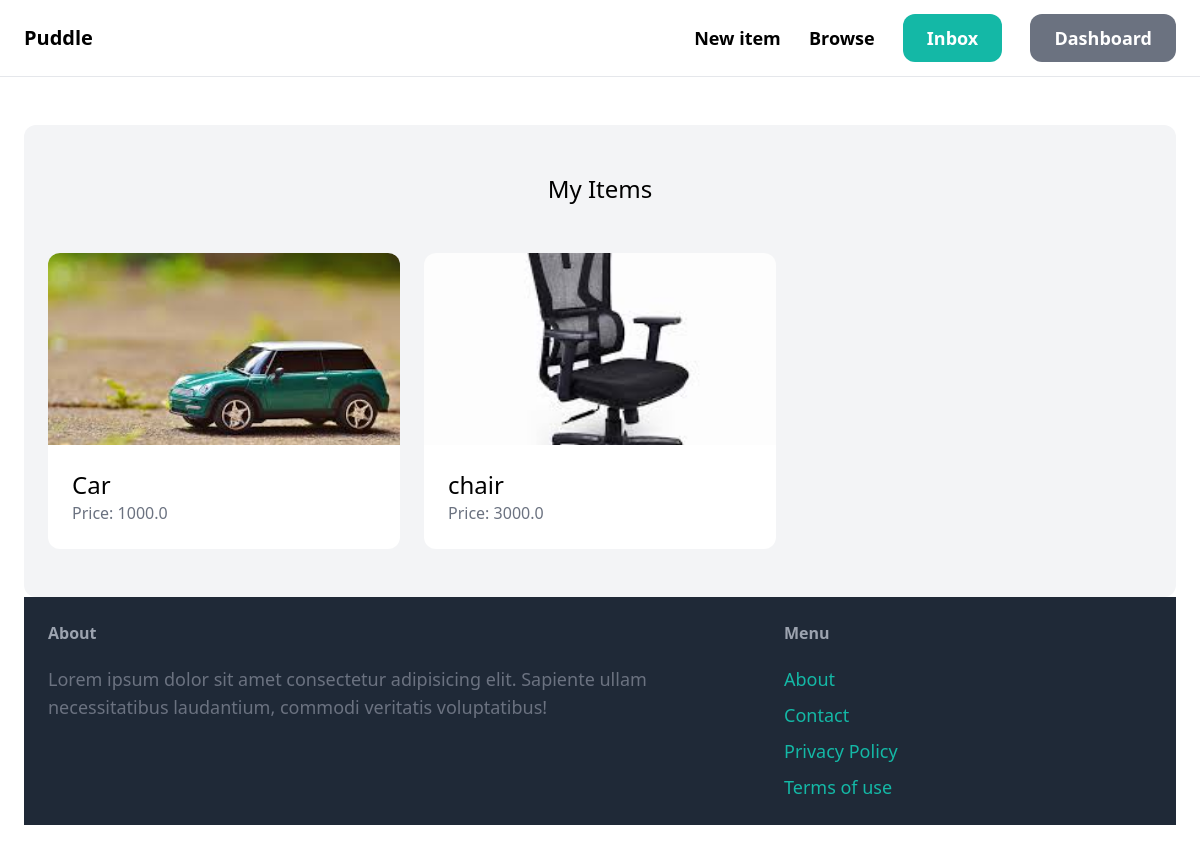
/dashboard/ (signed in), run on the app's committed database.
### item/models.py (models this page shows, shortened)
class Item(models.Model):
    category = models.ForeignKey(Category, related_name='items', on_delete=models.CASCADE)
    name = models.CharField(max_length=255)
    description = models.TextField(blank=True, null=True)
    price = models.FloatField()
    image = models.ImageField(upload_to='item_images', blank=True, null=True)
    is_sold = models.BooleanField(default=False)
    created_by = models.ForeignKey(User, related_name="items", on_delete=models.CASCADE)
    created_at = models.DateTimeField(auto_now_add=True)

### dashboard/views.py (the view)
# urls.py: path('', views.index, name="index"),
@login_required
def index(request):
    items = Item.objects.filter(created_by=request.user)
    return render(request, 'dashboard/index.html', {
        'items': items,
    })

### dashboard/templates/dashboard/index.html (shortened to what this page needs)
{% extends "core/base.html" %}
{% block content %}
<div class="mt-6 px-6 py-12 bg-gray-100 rounded-xl">
    <h2 class="mb-12 text-2xl text-center">My Items</h2>
    <div class="grid grid-cols-1 sm:grid-cols-2 lg:grid-cols-3 gap-6">
        {% for item in items %}
        <div>
            <a href="{% url 'item:detail' item.id %}">
                <div>
                    <img src="{{ item.image.url }}" class="w-full h-48 object-cover rounded-t-xl">
                </div>
                <div class="p-6 bg-white rounded-b-xl">
                    <h2 class="text-2xl">{{ item.name }}</h2>
                    <p class="text-gray-500">Price: {{ item.price }}</p>
                </div>
            </a>
        </div>
        {% endfor %}
    </div>
{% endblock %}

### data on the page
Item: image (picture), name "Car", price "1000.0"
Item: image (picture), name "chair", price "3000.0"
